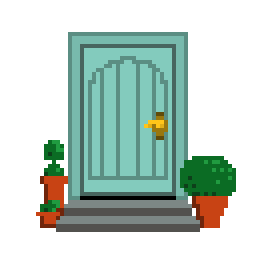
#> input picture docs/explorer/door_art/door_source.png, 64 x 64 px (shown 4 times larger)
$ python make_door_frames.py
#> lines starting #> are read from the running program, lines starting #| are printed output that depends on the picture
"""Build the door animation frames from Hannah's hand-drawn door (door_source.png, 64 x 64).

Outputs, all 64 x 64 with transparency, written next to this file:
  door_hover.png         closed door with the lever turned 45 degrees down (hover / focus sprite)
  door_open_0..5.png     opening frames: 0 is the untouched source, 1 has the lever turned and the door
                         slightly open, 2..5 narrow the door toward its left hinge
  door_open_sheet.png    the six frames side by side (384 x 64)
  door_preview.gif       6x preview: open, hold, close, hold, 80 ms per frame

Only the door leaf (x 20..43, y 11..48) changes. The frame, step and plants are never redrawn.
usage: python make_door_frames.py   (needs Pillow)
"""
from pathlib import Path

from PIL import Image

RGBA = tuple[int, int, int, int]  # a pixel's colour

HERE = Path(__file__).parent
src = Image.open(HERE / "door_source.png").convert("RGBA")
#> src is the input picture: PIL image 64x64 RGBA; mean R, G, B, A 46.5, 65.3, 56.6, 112.4

X0, X1, Y0, Y1 = 20, 44, 11, 49           # door leaf, 24 x 38, hinge on the left
W, H = X1 - X0, Y1 - Y0
INTERIOR = (28, 38, 36, 255)               # dark room behind the door
FLOOR = (52, 48, 44, 255)                  # bottom 3 rows of the doorway
G = (255, 197, 25, 255); Hh = (225, 174, 22, 255); F = (153, 119, 15, 255); D = (131, 203, 189, 255)
E = (97, 75, 10, 255)

# Lever: turned 45 degrees down about the centre of its 2x2 hub (x 39..40, y 30..31).
OLD_LEVER = [(37, 30), (38, 30), (39, 30), (40, 30), (36, 31), (37, 31), (39, 31), (40, 31)]
NEW_LEVER = {(39, 30): G, (40, 30): G, (39, 31): G, (40, 31): Hh,   # hub unchanged
             (38, 31): G, (37, 32): G, (37, 33): G, (38, 33): Hh}   # arm and hooked tip, pointing down-left

plain = src.copy()                          # door with no lever (plate only)
for (x, y) in OLD_LEVER:
    plain.putpixel((x, y), F if 38 <= x <= 41 and 30 <= y <= 32 else D)
turned = plain.copy()
for k, c in NEW_LEVER.items():
    turned.putpixel(k, c)
KNOB = [(x, y) for x in range(36, 42) for y in range(28, 35) if turned.getpixel((x, y)) in (G, Hh, F, E)]
#> KNOB = [(37, 32), (37, 33), (38, 30), (38, 31), (38, 32), (38, 33), (39, 28), (39, 29), (39, 30), (39, 31), (39, 32), (39, 33), (39, 34), (40, 28), (40, 29), (40, 30), (40, 31), (40, 32), (40, 33), (40, 34), (41, 30), (41, 31), (41, 32)]

# (width of the leaf, brightness, how far the free edge pulls in at top and bottom)
SPECS = [(24, 1.00, 0), (20, 0.90, 1), (15, 0.80, 2), (10, 0.70, 3), (6, 0.60, 3), (3, 0.50, 4)]


def shade(c: RGBA, k: float) -> RGBA:
    """The colour darkened to `k` of its brightness, as opaque as before."""
    return (int(c[0] * k), int(c[1] * k), int(c[2] * k), c[3])


def squish(base: Image.Image, w: int, k: float, shrink: int,
           mapping: dict[tuple[int, int], tuple[int, int]] | None = None) -> Image.Image:
    """The source with its door leaf redrawn from `base`, part of the way open.

    The leaf is narrowed to `w` columns from its left hinge and darkened to `k`; its free edge pulls in
    by `shrink` rows at top and bottom. The doorway left uncovered shows the dark room. `mapping`,
    when given, is filled with where each leaf pixel that was kept ended up.
    """
#> called with w = 20, k = 0.9, shrink = 1
    leaf = base.crop((X0, Y0, X1, Y1)).load()
    im = src.copy()
    px = im.load()
    for y in range(Y0, Y1):
        for x in range(X0, X1):
            px[x, y] = FLOOR if y >= Y1 - 3 else INTERIOR  # type: ignore[index]  # an image in memory always has its pixels
    for dx in range(w):
        sx = min(W - 1, dx * W // w)
        s = round(shrink * (dx + 1) / w)
        h = H - 2 * s
        for dy in range(h):
            sy = min(H - 1, dy * H // h)
            if mapping is not None:
                mapping.setdefault((X0 + sx, Y0 + sy), (X0 + dx, Y0 + s + dy))
            px[X0 + dx, Y0 + s + dy] = shade(leaf[sx, sy], k)  # type: ignore[index, arg-type]  # as above; an RGBA pixel is 4 ints
#> after the loop, mapping = 740 items
    return im


frames = [src.copy()]
# Frame 1: squish the door without its lever, then lay the turned knob on top at full size, so the
# column-dropping squish does not cut the lever's arm off.
m: dict[tuple[int, int], tuple[int, int]] = {}
f1 = squish(plain, *SPECS[1], mapping=m)
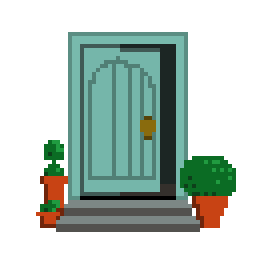
#> f1: PIL image 64x64 RGBA (shown 4 times larger); mean R, G, B, A 40.9, 56.9, 49.2, 112.4; transparent parts drawn white
ox, oy = m[(39, 30)][0] - 39, m[(39, 30)][1] - 30
for (x, y) in KNOB:
    f1.putpixel((x + ox, y + oy), shade(turned.getpixel((x, y)), SPECS[1][1]))  # type: ignore[arg-type]  # an RGBA pixel is 4 ints
#> this loop made 23 passes
frames.append(f1)
frames += [squish(turned, *s) for s in SPECS[2:]]
#> frames = 6 items

turned.save(HERE / "door_hover.png")
for i, f in enumerate(frames):
    f.save(HERE / f"door_open_{i}.png")
#> this loop made 6 passes
sheet = Image.new("RGBA", (64 * len(frames), 64))
#> sheet: PIL image 384x64 RGBA; every value is 0
for i, f in enumerate(frames):
    sheet.paste(f, (64 * i, 0))
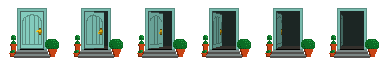
#> sheet: PIL image 384x64 RGBA; mean R, G, B, A 35.4, 47.9, 40.8, 112.4; transparent parts drawn white
sheet.save(HERE / "door_open_sheet.png")

seq = frames + [frames[-1]] * 6 + frames[::-1] + [frames[0]] * 8
#> seq = 26 items
out = []
for f in seq:
    b = f.resize((384, 384), Image.NEAREST)  # type: ignore[attr-defined]  # Pillow's older name for Resampling.NEAREST, still there
    c = Image.new("RGBA", b.size, (238, 232, 214, 255))  # type: ignore[assignment]  # c was a colour in a loop above
    c.alpha_composite(b)  # type: ignore[attr-defined]  # as above
    out.append(c.convert("RGB"))  # type: ignore[attr-defined]  # as above
#> this loop made 26 passes
#> pass 1, `b = f.resize((384, 384), Image.NEAREST)  # type: ignore[attr-defined] ..`:
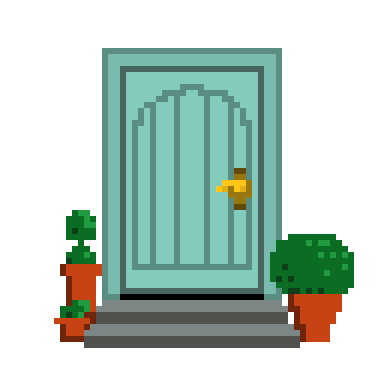
#> b: PIL image 384x384 RGBA; mean R, G, B, A 46.5, 65.3, 56.6, 112.4; transparent parts drawn white
#> pass 1, `c = Image.new("RGBA", b.size, (238, 232, 214, 255))`:
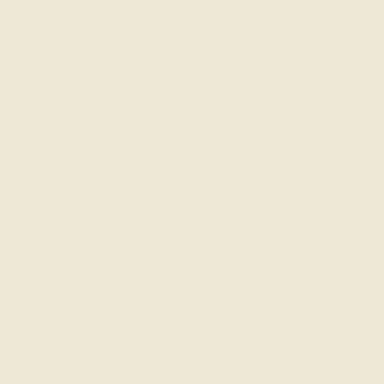
#> c: PIL image 384x384 RGBA; mean R, G, B, A 238, 232, 214, 255
#> pass 2, `b = f.resize((384, 384), Image.NEAREST)  # type: ignore[attr-defined] ..`:
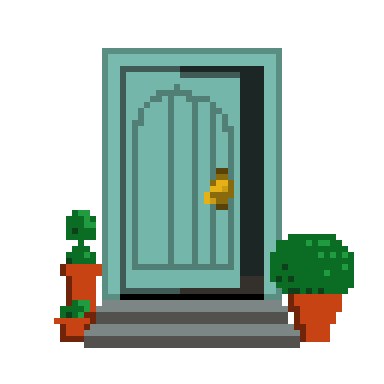
#> b: PIL image 384x384 RGBA; mean R, G, B, A 41.1, 57, 49, 112.4; transparent parts drawn white
#> pass 3, `b = f.resize((384, 384), Image.NEAREST)  # type: ignore[attr-defined] ..`:
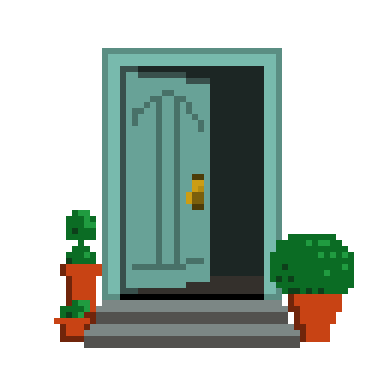
#> b: PIL image 384x384 RGBA; mean R, G, B, A 36.1, 49, 41.8, 112.4; transparent parts drawn white
#> after the loop:
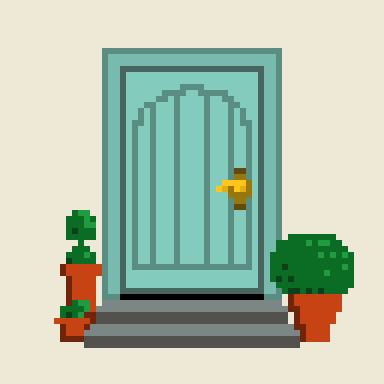
#> c: PIL image 384x384 RGBA; mean R, G, B, A 179.6, 195.1, 176.3, 255
#> after the loop, out = 26 items
out[0].save(HERE / "door_preview.gif", save_all=True, append_images=out[1:], duration=80, loop=0)
print("wrote frames to", HERE)

$ run again, with docs/explorer/door_art/door_open_3.png copied over docs/explorer/door_art/door_source.png
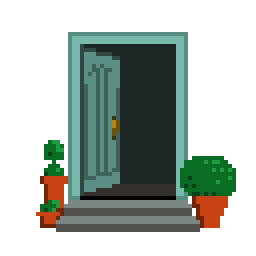
#> input picture docs/explorer/door_art/door_open_3.png, 64 x 64 px (shown 4 times larger)
#> src is the input picture: PIL image 64x64 RGBA; mean R, G, B, A 31.5, 41.7, 35.2, 112.4
#> KNOB = [(37, 32), (37, 33), (38, 30), (38, 31), (38, 33), (39, 30), (39, 31), (40, 30), (40, 31)]
#> after the loop in squish, `for dx in range(w):`: mapping = 740 items
#> the loop `for (x, y) in KNOB:` made 9 passes
#> frames = 6 items
#> the loop `for i, f in enumerate(frames):` made 6 passes
#> after the loop `for i, f in enumerate(frames):`:
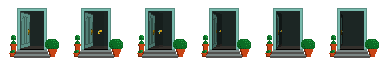
#> sheet: PIL image 384x64 RGBA; mean R, G, B, A 28.9, 37.6, 31.3, 112.4; transparent parts drawn white
#> seq = 26 items
#> the loop `for f in seq:` made 26 passes
#> after the loop `for f in seq:`:
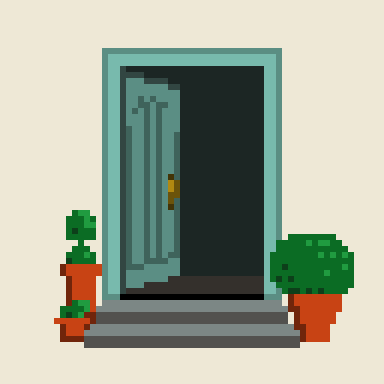
#> c: PIL image 384x384 RGBA; mean R, G, B, A 164.6, 171.5, 154.9, 255
